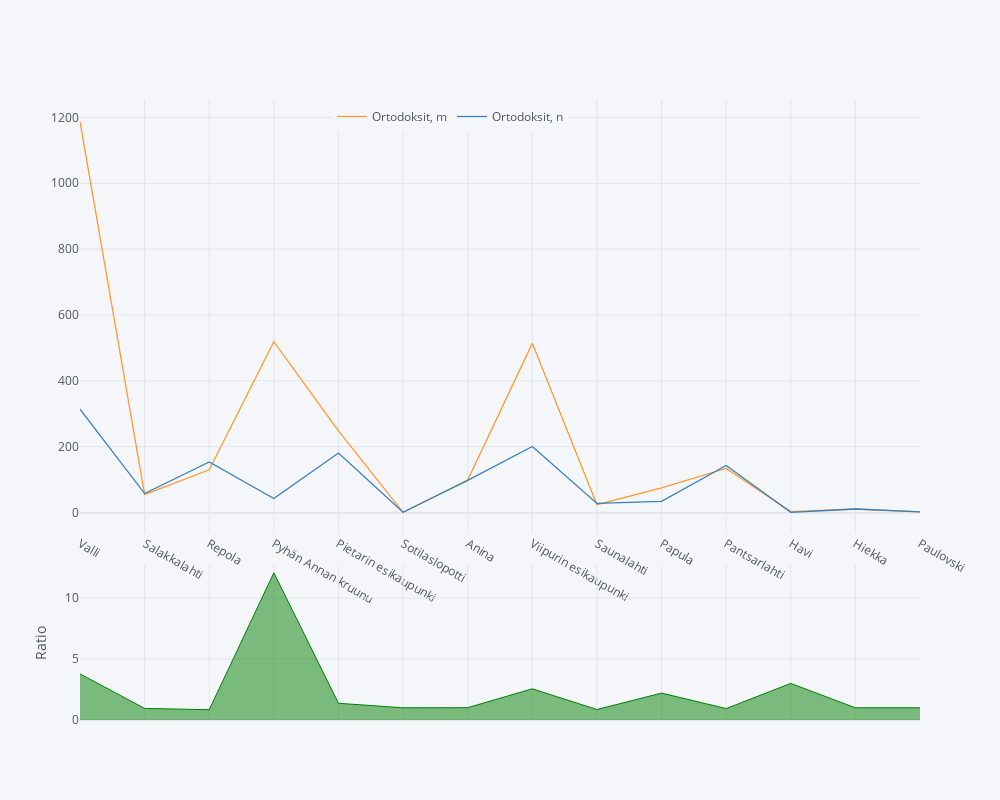

The notebook cell saved with this chart:
### Code cell
import cufflinks as cf
cf.set_config_file(world_readable=True, theme='pearl', offline=True)
fig_districts = {
    'Viipurin_esikaupunki': 'Viipurin esikaupunki',
    'Pietarin_esikaupunki': 'Pietarin esikaupunki',
    'P_Annan_kruunu': 'Pyhän Annan kruunu',
}
fig_labels = {
    'orthodox_men': 'Ortodoksit, m',
    'orthodox_women': 'Ortodoksit, n',
    'russian_men': 'Venäjänkieliset, m',
    'russian_women': 'Venäjänkieliset, n',
    'orthodox_poll_tax': 'Ortodoksit, henkikirja',
    'orthodox_census': 'Ortodoksit, väestönlaskenta',
}
districts = districts.rename(columns=fig_labels, index=fig_districts)

districts[['Ortodoksit, m', 'Ortodoksit, n']].iplot(
    # title="Ortodoksit sukupuolittain ja kaupunginosittain",
    kind='ratio',
    dimensions=(1000, 800),
    legend='top',
)

### Figure 1 — Plotly figure (JSON) as saved in the notebook; plotly's stock layout.template omitted (floating-point values rounded to 4 significant figures)
{"data": [{"line": {"color": "rgba(255, 153, 51, 1.0)", "dash": "solid", "shape": "linear", "width": 1.3}, "mode": "lines", "name": "Ortodoksit, m", "text": "", "type": "scatter", "x": ["Valli", "Salakkalahti", "Repola", "Pyhän Annan kruunu", "Pietarin esikaupunki", "Sotilaslopotti", "Anina", "Viipurin esikaupunki", "Saunalahti", "Papula", "Pantsarlahti", "Havi", "Hiekka", "Paulovski"], "y": [1187, 55, 130, 519, 248, 1, 99, 514, 24, 75, 134, 3, 11, 2]}, {"line": {"color": "rgba(55, 128, 191, 1.0)", "dash": "solid", "shape": "linear", "width": 1.3}, "mode": "lines", "name": "Ortodoksit, n", "text": "", "type": "scatter", "x": ["Valli", "Salakkalahti", "Repola", "Pyhän Annan kruunu", "Pietarin esikaupunki", "Sotilaslopotti", "Anina", "Viipurin esikaupunki", "Saunalahti", "Papula", "Pantsarlahti", "Havi", "Hiekka", "Paulovski"], "y": [314, 58, 154, 43, 181, 1, 98, 201, 28, 34, 143, 1, 11, 2]}, {"connectgaps": false, "fill": "tozeroy", "line": {"color": "rgba(0, 128, 0, 1.0)", "dash": "solid", "shape": "linear", "width": 1}, "mode": "lines", "name": "Ratio", "showlegend": false, "type": "scatter", "x": ["Valli", "Salakkalahti", "Repola", "Pyhän Annan kruunu", "Pietarin esikaupunki", "Sotilaslopotti", "Anina", "Viipurin esikaupunki", "Saunalahti", "Papula", "Pantsarlahti", "Havi", "Hiekka", "Paulovski"], "xaxis": "x2", "y": [3.78, 0.9483, 0.8442, 12.07, 1.37, 1, 1.01, 2.557, 0.8571, 2.206, 0.9371, 3, 1, 1], "yaxis": "y2"}], "layout": {"height": 800, "hovermode": "x", "legend": {"bgcolor": "#F5F6F9", "font": {"color": "#4D5663"}, "orientation": "h", "x": 0.3, "y": 0.95, "yanchor": "bottom"}, "paper_bgcolor": "#F5F6F9", "plot_bgcolor": "#F5F6F9", "showlegend": true, "title": {"font": {"color": "#4D5663"}}, "width": 1000, "xaxis": {"gridcolor": "#E1E5ED", "showgrid": true, "tickfont": {"color": "#4D5663"}, "title": {"font": {"color": "#4D5663"}, "text": ""}, "zerolinecolor": "#E1E5ED"}, "xaxis2": {"anchor": "y2", "gridcolor": "#E1E5ED", "showgrid": true, "showticklabels": false, "tickfont": {"color": "#4D5663"}, "title": {"font": {"color": "#4D5663"}, "text": ""}, "zerolinecolor": "#E1E5ED"}, "yaxis": {"domain": [0.3, 1], "gridcolor": "#E1E5ED", "showgrid": true, "tickfont": {"color": "#4D5663"}, "title": {"font": {"color": "#4D5663"}, "text": ""}, "zerolinecolor": "#E1E5ED"}, "yaxis2": {"domain": [0, 0.25], "gridcolor": "#E1E5ED", "showgrid": true, "tickfont": {"color": "#4D5663"}, "title": {"font": {"color": "#4D5663"}, "text": "Ratio"}, "zerolinecolor": "#E1E5ED"}}}
